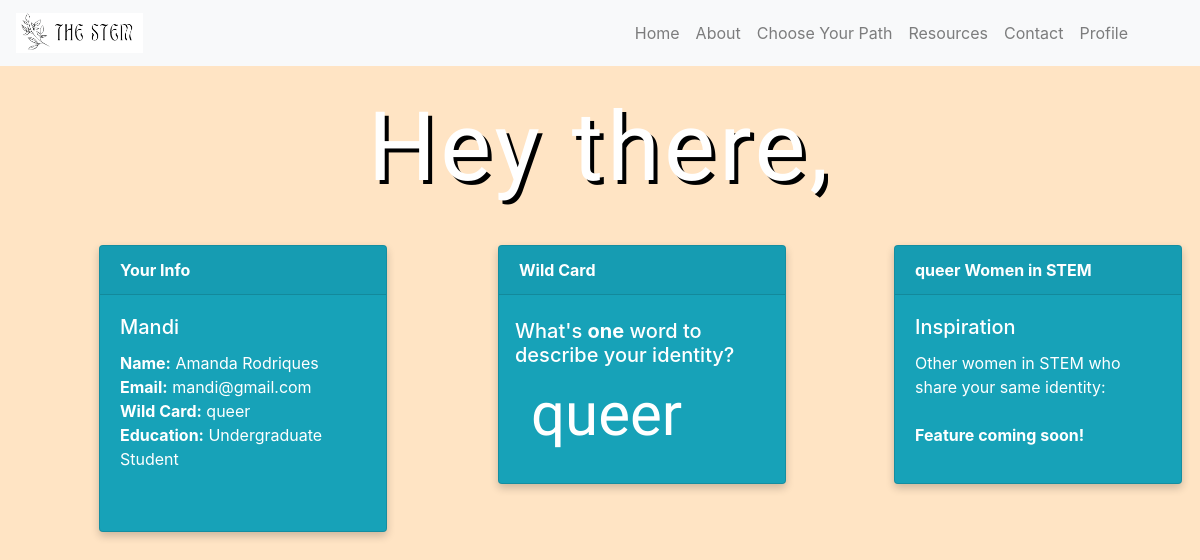
The app's page /profile (signed in) with its own data.
### website/models.py (models this page shows)
class User(db.Model, UserMixin):
    id = db.Column(db.Integer, primary_key=True)
    fullName = db.Column(db.String(128))
    username = db.Column(db.String(32))
    email = db.Column(db.String(128), unique=True)
    password = db.Column(db.String(16))
    eduLevel = db.Column(db.String(128)) #education level
    wildFactor = db.Column(db.String(32)) #some chosen identity (e.g queer)
    similar_people = db.relationship('SimilarPeople')

### website/views.py (the view, shortened to what this page needs)
@views.route('/profile', methods=['GET', 'POST'])
@login_required
def profile():
    ppl = SimilarPeople.query.filter_by(user_id=current_user.id).all()
    for person in ppl:
        lnk = person.lnk
    links = []
    for person in ppl:
        lnk = person.lnk
        links.append(lnk)
    return render_template("profile.html", user=current_user, links=links)

### website/__init__.py (called while the page is built)
def create_app():
    app = Flask(__name__, template_folder='templates')
    app.config['SECRET_KEY'] = 'q4t7w!z%C*F-JaNdRgUjXn2r5u8x/A?D'
    app.config['SQLALCHEMY_DATABASE_URI'] = f"sqlite:///{DB_NAME}" #location of db
    db.init_app(app)
    from .views import views
    from .auth import auth
    app.register_blueprint(views, url_prefix='/')
    app.register_blueprint(auth, url_prefix='/')
    from .models import User, Messages, MailingList, Resource, SimilarPeople
    with app.app_context():
        db.create_all()
    login_manager = LoginManager()
    login_manager.login_view = 'auth.login'
    login_manager.init_app(app)
    @login_manager.user_loader
    def load_user(id):
        return User.query.get(int(id))
    return app

### website/templates/profile.html (shortened to what this page needs)
{% extends "base.html" %}
{% block content %}
<br>
<h1 class="title" style="color: white;">Hey there,</h1>
<body id="profile-body">
    <div id="profile-container" class="container">
        <div id="profile-info" class="card text-white bg-info mb-3" style="max-width: 18rem;">
            <div class="card-header"><b>Your Info</b></div>
            <div class="card-body">
            <h5 class="card-title">{{ user.username }}</h5>
            <p class="card-text"><b>Name:</b> {{ user.fullName }} <br><b>Email:</b> {{ user.email }}
            {% if user.wildFactor is not none and user.wildFactor|length %}
                <br>
                <b>Wild Card:</b> {{ user.wildFactor }}
            {% endif %}
            {% if user.eduLevel is not none %}
                <br>
                <b>Education:</b> {{ user.eduLevel }}
            {% endif %}
            </p>
            <br>
            </div>
        </div>
        <div id="wildcard-q" class="card text-white bg-info mb-3" style="max-width: 18rem;">
            <div class="card-header"><b>Wild Card</b></div>
            <br>
            <h5 class="card-title" style="padding-left: 1rem; padding-right: 1rem;">What's <b>one</b> word to describe your identity?</h5>
            {% if user.wildFactor is not none and user.wildFactor|length %}
            <h2 style="font-family: 'Dancing Script', cursive; font-size: 5vw; padding-left: 2rem; color: white;">{{ user.wildFactor }}</h2>
            <br>
            {% endif %}
        </div>
        <div id="wildcard-slideshow" class="card text-white bg-info mb-3" style="max-width: 18rem;">
            {% if user.wildFactor is not none and user.wildFactor|length %}
            <div class="card-header"><b>{{ user.wildFactor }} Women in STEM</b></div>
            <div class="card-body">
                <h5 class="card-title">Inspiration</h5>
                <p class="card-text">Other women in STEM who share your same identity: <br><br><b>Feature coming soon!</b></p>
            </div>
            {% else %}
            <div class="card-header"><b>Inspiration</b></div>
            <div class="card-body">
                <h5 class="card-title">...</h5>
                <p class="card-text">Fill out the <b>Wild Card</b> form to get started!</p>
            </div>
            {% endif %}
        </div>
    </div>
</body>
{% endblock %}

### website/static/style.css (style rules this page uses)
body { background-color:bisque ; background-image: url("https://img.thrfun.com/img/141/314/seedling_x2.jpg"); -webkit-background-size: cover; -moz-background-size: cover; -o-background-size: cover; background-size: cover; overflow-x: hidden; }
.title { text-align: center; color: #d5ff80; font-size: 600%; opacity:1; letter-spacing: 4px; text-shadow: 4px 4px black; font-family: 'Dancing Script', cursive; font-family: 'Life Savers', cursive; }
#profile-body { background-image: url("https://cutewallpaper.org/cdn-cgi/mirage/2af0adefb1b7ebf6af3b94bf8b86378693ec8b55d34af727ac0cbb58dfd044f5/1280/28/desktop-wallpaper-cool-simple/150-simple-desktop-wallpapers-for-minimalist-lovers-icanbecreative.png"); }
#profile-container { width: 100%; align-items: center; background-color: transparent; display: inline-block; position: absolute; left: 3.5%; }
#profile-info { width: 31%; position: absolute; display: inline-block; top: 2rem; left: 5%; }
#wildcard-q { width: 31%; position: absolute; display: inline-block; justify-content: center; align-items: center; left: 40%; top: 2rem; }
#wildcard-slideshow { width: 100%; position: absolute; display: inline-block; right: 0%; top: 2rem; }
* { box-sizing: border-box; }
.container { position: relative; }
html { box-sizing: border-box; }
*, *:before, *:after { box-sizing: inherit; }
.card { box-shadow: 0 4px 8px 0 rgba(0, 0, 0, 0.2); width: 100%; }
h2 { font-size: 35px; color:black; }

### records on screen
User: username "Mandi", fullName "Amanda Rodriques", email "mandi@gmail.com", wildFactor "queer", eduLevel "Undergraduate Student"
